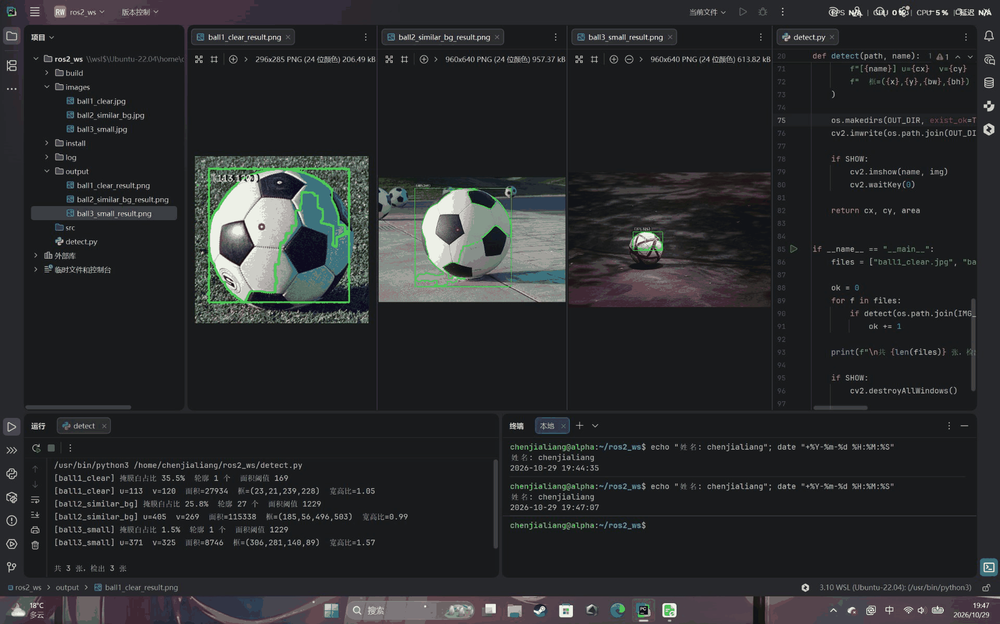
#> input picture 算法组/Week2/chenjialiang/02_结果可视化.png, 1000 x 624 px, shrunk from 1920 x 1199 before the run
$ python detect_image.py --image '../../../../chenjialiang/02_结果可视化.png'
#> lines starting #> are read from the running program, lines starting #| are printed output that depends on the picture; after the words box and inside, x2 and y2 are one past the last pixel; in counts of white or black regions, pixels touching at a corner belong together
### 算法组/Week2/houkehong/src/green_detector/green_detector/detector.py
# -*- coding: utf-8 -*-
"""蓝色目标检测核心模块（纯 OpenCV，不 import rclpy）。

整条链路（任务 1 的算法流程，逐级把上一步输出当作下一步输入）：

    读取 BGR 图像
        -> 转换到 HSV（把“颜色”从和亮度纠缠的 RGB 里解耦出来）
        -> 用 HSV 上下界生成二值 mask（这一步的输出是一张只有 0/255 的单通道图）
        -> 形态学开/闭运算（清掉 mask 上的孤立噪点、补上目标内部的小洞）
        -> 提取外轮廓（mask 的边界 -> 一串点坐标）
        -> 按面积阈值筛选（丢掉明显是噪声的候选）
        -> 对选中的轮廓求中心点 (u, v)

任务 1 的脚本、任务 2 的对比脚本、任务 3 的 ROS2 发布节点都 import 本模块，
保证「脚本里打印的坐标」和「话题里发布的坐标」是同一套逻辑，不是两套代码。
"""

from __future__ import annotations

import os
from dataclasses import dataclass, field
from datetime import datetime
from typing import List, Optional, Sequence, Tuple

import cv2
import numpy as np

# ---------------------------------------------------------------------------
# 默认参数（README 里记录的“统一验收规则”就是这几个值）
# ---------------------------------------------------------------------------
DEFAULT_HSV_LOWER: Tuple[int, int, int] = (95, 120, 60)
DEFAULT_HSV_UPPER: Tuple[int, int, int] = (130, 255, 255)
DEFAULT_MIN_AREA: float = 500.0      # 像素平方
DEFAULT_MORPH_KERNEL: int = 5        # 5x5 椭圆核

# OpenCV 里 H 的取值范围是 0~179（不是 0~360），S/V 是 0~255。
# 蓝色大致落在 H≈90~130：深蓝偏 105~115，天蓝/青蓝偏 95~105。
# S 下界取 120 而不是 60，是为了把「蓝天」（S≈90~100，饱和度低）挡在外面——
# 蓝天是蓝球检测最主要的干扰源，这条阈值就是专门为它调的。


@dataclass
class DetectorConfig:
    """一次检测用到的全部参数。改参数就是改这个对象。"""

    hsv_lower: Tuple[int, int, int] = DEFAULT_HSV_LOWER
    hsv_upper: Tuple[int, int, int] = DEFAULT_HSV_UPPER
    min_area: float = DEFAULT_MIN_AREA
    morph_kernel: int = DEFAULT_MORPH_KERNEL
    use_open: bool = True     # 开运算：先腐蚀后膨胀，去掉小的白色噪点
    use_close: bool = True    # 闭运算：先膨胀后腐蚀，补掉目标内部的黑洞

    def __post_init__(self) -> None:
        self.hsv_lower = tuple(int(v) for v in self.hsv_lower)  # type: ignore[assignment]
        self.hsv_upper = tuple(int(v) for v in self.hsv_upper)  # type: ignore[assignment]
        self.min_area = float(self.min_area)
        if len(self.hsv_lower) != 3 or len(self.hsv_upper) != 3:
            raise ValueError("HSV 上下界必须是 3 个整数 (H, S, V)")

        # 6 个分量都要查 0~255：只查 H 的话，S/V 传 300 会在 np.array(..., uint8)
        # 那一步被静默截断成 44（numpy 1.x 回绕，numpy>=2 直接 OverflowError），
        # 于是 upper 反而小于 lower -> inRange 恒空 -> 永远 detected=false，很难查。
        for name, value in (("H", self.hsv_lower[0]), ("H", self.hsv_upper[0]),
                            ("S", self.hsv_lower[1]), ("S", self.hsv_upper[1]),
                            ("V", self.hsv_lower[2]), ("V", self.hsv_upper[2])):
            if not (0 <= value <= 255):
                raise ValueError("%s 分量必须在 0~255 之间，收到 %d" % (name, value))
        if self.hsv_upper[0] > 179:
            raise ValueError("H 上界必须在 0~179 之间（OpenCV 的 H 是 8 位存储）")

        for lo, hi in zip(self.hsv_lower, self.hsv_upper):
            if lo > hi:
                raise ValueError(
                    "HSV 下界不能大于上界：lower=%s upper=%s"
                    % (self.hsv_lower, self.hsv_upper)
                )
        if self.min_area < 0:
            raise ValueError("min_area 不能是负数")

        # 形态学核尺寸归一化：偶数核在 OpenCV 里锚点有半像素偏移，太小的核等于没做。
        k = int(self.morph_kernel)
        if k < 3:
            k = 0            # 等价于关闭形态学（build_mask 里 morph_kernel >= 3 才生效）
        elif k % 2 == 0:
            k += 1           # 2/4/6 -> 3/5/7
        self.morph_kernel = k

    def describe(self) -> str:
        morph = []
        if self.use_open:
            morph.append("open")
        if self.use_close:
            morph.append("close")
        if self.morph_kernel < 3:
            morph_s = "none(k<3,off)"
        else:
            morph_s = "+".join(morph) if morph else "none"
        return (
            "HSV lower=%s upper=%s min_area=%.1f morph=%s(k=%d)"
            % (self.hsv_lower, self.hsv_upper, self.min_area, morph_s, self.morph_kernel)
        )


@dataclass
class Detection:
    """一帧图像的检测结果。detected=False 时 u/v/area 固定为 0，不允许输出未初始化坐标。"""

    detected: bool
    u: float = 0.0
    v: float = 0.0
    area: float = 0.0
    center_method: str = "none"        # moments / bbox / none
    contour: Optional[np.ndarray] = None
    bbox: Tuple[int, int, int, int] = (0, 0, 0, 0)   # x, y, w, h
    candidates: List[float] = field(default_factory=list)  # 通过面积筛选的候选面积（降序）
    mask: Optional[np.ndarray] = None

    @property
    def center_int(self) -> Tuple[int, int]:
        """画图用的整数坐标。"""
        return int(round(self.u)), int(round(self.v))


def build_mask(image_bgr: np.ndarray, cfg: DetectorConfig) -> np.ndarray:
    """BGR -> HSV -> 阈值 -> 形态学，返回单通道 0/255 的 mask。"""
    hsv = cv2.cvtColor(image_bgr, cv2.COLOR_BGR2HSV)
    mask = cv2.inRange(hsv, np.array(cfg.hsv_lower, dtype=np.uint8),
                       np.array(cfg.hsv_upper, dtype=np.uint8))

    if cfg.morph_kernel >= 3 and (cfg.use_open or cfg.use_close):
        k = cfg.morph_kernel
        kernel = cv2.getStructuringElement(cv2.MORPH_ELLIPSE, (k, k))
        if cfg.use_open:
            mask = cv2.morphologyEx(mask, cv2.MORPH_OPEN, kernel)
        if cfg.use_close:
            mask = cv2.morphologyEx(mask, cv2.MORPH_CLOSE, kernel)
    return mask


def detect(image_bgr: np.ndarray, cfg: Optional[DetectorConfig] = None) -> Detection:
    """在一张 BGR 图像上找蓝色目标，返回中心点 (u, v) 与面积。

    多个候选择优规则：**面积最大者胜**（面积相同则保留 findContours 返回顺序靠前的）。
    理由：本周目标只有一个，面积越大越可能是真目标而不是反光点/背景碎片。
    """
    if cfg is None:
        cfg = DetectorConfig()
    if image_bgr is None or image_bgr.size == 0:
        raise ValueError("输入图像为空，检查图片路径是否读到了文件")

    mask = build_mask(image_bgr, cfg)

    # OpenCV 4 的 findContours 返回 (contours, hierarchy) 两个值；
    # RETR_EXTERNAL 只取最外层轮廓，CHAIN_APPROX_SIMPLE 只存拐点，省内存。
    contours, _ = cv2.findContours(mask, cv2.RETR_EXTERNAL, cv2.CHAIN_APPROX_SIMPLE)

    accepted: List[Tuple[float, np.ndarray]] = []
    for c in contours:
        area = float(cv2.contourArea(c))
        if area >= cfg.min_area:      # 面积阈值：小于它的当噪声丢掉
            accepted.append((area, c))
    accepted.sort(key=lambda item: item[0], reverse=True)

    det = Detection(detected=False, mask=mask,
                    candidates=[a for a, _ in accepted])

    if not accepted:
        # 没有候选：明确返回“未检测到”，u/v/area 保持 0，绝不返回未初始化坐标
        return det

    area, contour = accepted[0]

    # 中心点用轮廓矩：m00 = 轮廓面积，m10/m00 = 重心的 u，m01/m00 = 重心的 v
    m = cv2.moments(contour)
    if m["m00"] > 1e-6:
        u = float(m["m10"] / m["m00"])
        v = float(m["m01"] / m["m00"])
        method = "moments"
    else:
        # 退化情况（面积 0 或轮廓是单点/直线）：退回外接矩形中心
        x, y, w, h = cv2.boundingRect(contour)
        u = float(x + w / 2.0)
        v = float(y + h / 2.0)
        method = "bbox"

    det.detected = True
    det.u, det.v, det.area = u, v, area
    det.center_method = method
    det.contour = contour
    det.bbox = tuple(int(v_) for v_ in cv2.boundingRect(contour))  # type: ignore[assignment]
    return det


def annotate(image_bgr: np.ndarray, det: Detection,
             cfg: Optional[DetectorConfig] = None) -> np.ndarray:
    """把轮廓 / 外接矩形 / 中心点 / 坐标文字画回原图。

    注意：cv2.putText 只支持 ASCII，所以图上的文字用英文，避免出现一堆问号。
    """
    out = image_bgr.copy()

    if det.detected and det.contour is not None:
        # 2) 选中的目标：粗轮廓（画成绿色，只是为了和蓝球本身区分开）
        cv2.drawContours(out, [det.contour], -1, (0, 255, 0), 2)

        # 3) 外接矩形：品红色，便于对比“矩形中心”和“重心”是否一致
        x, y, w, h = det.bbox
        cv2.rectangle(out, (x, y), (x + w, y + h), (255, 0, 255), 1)

        # 4) 中心点：红色实心圆 + 十字准星
        cu, cv_ = det.center_int
        cv2.circle(out, (cu, cv_), 5, (0, 0, 255), -1)
        cv2.line(out, (cu - 14, cv_), (cu + 14, cv_), (0, 0, 255), 1)
        cv2.line(out, (cu, cv_ - 14), (cu, cv_ + 14), (0, 0, 255), 1)

        lines = [
            ("detected=True", (0, 255, 0)),
            ("u=%d, v=%d" % (cu, cv_), (0, 0, 255)),
            ("area=%.0f px^2" % det.area, (0, 255, 255)),
            ("center=%s" % det.center_method, (255, 255, 255)),
            ("cands=%d (picked largest)" % len(det.candidates), (255, 255, 255)),
        ]
    else:
        # 5) 没检测到：画面中央给一个明确的红字提示
        text = "NO TARGET DETECTED"
        (tw, th), _ = cv2.getTextSize(text, cv2.FONT_HERSHEY_SIMPLEX, 1.0, 2)
        ox = max(10, (out.shape[1] - tw) // 2)
        oy = max(40, out.shape[0] // 2)
        cv2.putText(out, text, (ox, oy), cv2.FONT_HERSHEY_SIMPLEX, 1.0, (0, 0, 255), 2)
        lines = [
            ("detected=False", (0, 0, 255)),
            ("u=0, v=0 (default)", (255, 255, 255)),
            ("area=0", (255, 255, 255)),
        ]

    if cfg is not None:
        lines.append(("min_area=%.0f" % cfg.min_area, (200, 200, 200)))
        lines.append(("H %d-%d S %d-%d V %d-%d"
                      % (cfg.hsv_lower[0], cfg.hsv_upper[0],
                         cfg.hsv_lower[1], cfg.hsv_upper[1],
                         cfg.hsv_lower[2], cfg.hsv_upper[2]), (200, 200, 200)))

    # 6) 左上角半透明信息面板
    pad, lh = 8, 22
    box_w = 300
    box_h = pad * 2 + lh * len(lines)
    overlay = out.copy()
    cv2.rectangle(overlay, (0, 0), (box_w, box_h), (0, 0, 0), -1)
    out = cv2.addWeighted(overlay, 0.55, out, 0.45, 0)
    for i, (text, color) in enumerate(lines):
        cv2.putText(out, text, (pad, pad + lh * (i + 1) - 6),
                    cv2.FONT_HERSHEY_SIMPLEX, 0.55, color, 1, cv2.LINE_AA)
    return out


def mask_to_bgr(mask: np.ndarray) -> np.ndarray:
    """把单通道 mask 转成三通道，方便和彩色图拼在一起保存。"""
    return cv2.cvtColor(mask, cv2.COLOR_GRAY2BGR)


# ---------------------------------------------------------------------------
# 小工具：读写带中文路径的文件、终端抬头
# ---------------------------------------------------------------------------
def imread_unicode(path: str) -> Optional[np.ndarray]:
    """cv2.imread 在 Windows 上遇到中文路径会返回 None，用 imdecode 兜一层。"""
    if not os.path.isfile(path):
        return None
    data = np.fromfile(path, dtype=np.uint8)
    if data.size == 0:
        return None
    return cv2.imdecode(data, cv2.IMREAD_COLOR)


def imwrite_unicode(path: str, image: np.ndarray) -> bool:
    """同样地，cv2.imwrite 写不了中文路径，改用 imencode + tofile。"""
    ext = os.path.splitext(path)[1] or ".png"
    ok, buf = cv2.imencode(ext, image)
    if not ok:
        return False
    folder = os.path.dirname(os.path.abspath(path))
    if folder:
        os.makedirs(folder, exist_ok=True)
    buf.tofile(path)
    return True


def print_banner(name: str, title: str) -> None:
    """终端抬头：姓名 + 实时时间戳（防抄袭要求，截图时能一起被截进去）。"""
    print("=" * 62)
    print("姓名: %s" % name)
    print("时间: %s" % datetime.now().strftime("%Y-%m-%d %H:%M:%S"))
    print("任务: %s" % title)
    print("=" * 62)


def format_result(det: Detection) -> str:
    """统一的结果行格式，脚本和 README 里都用这一行。"""
    if not det.detected:
        return "未检测到目标（detected=false），u/v/area 使用默认值 0"
    return ("detected=true  (u, v)=(%.1f, %.1f)  area=%.1f px^2  方法=%s"
            % (det.u, det.v, det.area, det.center_method))

### 算法组/Week2/houkehong/src/green_detector/green_detector/cli_args.py
# -*- coding: utf-8 -*-
"""命令行参数助手：让 3 个脚本共用同一套 HSV / 面积 / 形态学开关。"""

from __future__ import annotations

import argparse

from .detector import (DEFAULT_HSV_LOWER, DEFAULT_HSV_UPPER,
                       DEFAULT_MIN_AREA, DEFAULT_MORPH_KERNEL, DetectorConfig)


def add_detector_args(parser: argparse.ArgumentParser) -> argparse.ArgumentParser:
    parser.add_argument("--hsv-lower", nargs=3, type=int, default=list(DEFAULT_HSV_LOWER),
                        metavar=("H", "S", "V"), help="HSV 下界，默认 95 120 60")
    parser.add_argument("--hsv-upper", nargs=3, type=int, default=list(DEFAULT_HSV_UPPER),
                        metavar=("H", "S", "V"), help="HSV 上界，默认 130 255 255")
    parser.add_argument("--min-area", type=float, default=DEFAULT_MIN_AREA,
                        help="最小轮廓面积（像素平方），默认 500")
    parser.add_argument("--kernel", type=int, default=DEFAULT_MORPH_KERNEL,
                        help="形态学核尺寸（奇数），默认 5")
    parser.add_argument("--no-open", action="store_true", help="关闭开运算")
    parser.add_argument("--no-close", action="store_true", help="关闭闭运算")
    parser.add_argument("--no-morph", action="store_true", help="等价于同时关闭开运算和闭运算")
    return parser


def config_from_args(args: argparse.Namespace) -> DetectorConfig:
    use_open = not (args.no_open or args.no_morph)
    use_close = not (args.no_close or args.no_morph)
    return DetectorConfig(
        hsv_lower=tuple(args.hsv_lower),
        hsv_upper=tuple(args.hsv_upper),
        min_area=args.min_area,
        morph_kernel=args.kernel,
        use_open=use_open,
        use_close=use_close,
    )

### 算法组/Week2/houkehong/src/green_detector/green_detector/detect_image.py
#!/usr/bin/env python3
# -*- coding: utf-8 -*-
"""任务 1 + 任务 2：单张图片的蓝色目标检测与结果可视化。

用法（不需要 ROS2，直接用系统 python3 跑）：

    # 默认输出 02_结果可视化.png
    python3 src/green_detector/green_detector/detect_image.py \
        --image src/green_detector/test_images/blue_01.png

    # 换成宽阈值 + 小面积，看结果怎么变
    python3 .../detect_image.py --image ... --hsv-lower 30 40 40 --hsv-upper 100 255 255 --min-area 200
"""

from __future__ import annotations

import argparse
import os
import sys
import time

# 允许在没装包的情况下直接 python3 本文件运行
if __package__ in (None, ""):
    sys.path.insert(0, os.path.dirname(os.path.dirname(os.path.abspath(__file__))))
    from green_detector.cli_args import add_detector_args, config_from_args
    from green_detector.detector import (annotate, detect, format_result,
                                         imread_unicode, imwrite_unicode,
                                         mask_to_bgr, print_banner)
else:
    from .cli_args import add_detector_args, config_from_args
    from .detector import (annotate, detect, format_result, imread_unicode,
                           imwrite_unicode, mask_to_bgr, print_banner)


def parse_args(argv=None) -> argparse.Namespace:
    p = argparse.ArgumentParser(description="HSV 颜色分割 + 轮廓筛选 + 中心点检测")
    p.add_argument("--image", required=True, help="输入图片路径")
    p.add_argument("--output", default="02_结果可视化.png", help="标注结果保存路径")
    p.add_argument("--mask-output", default="", help="mask 保存路径（可选）")
    p.add_argument("--name", default="houkehong", help="终端抬头打印的姓名拼音")
    add_detector_args(p)
    return p.parse_args(argv)


def main(argv=None) -> int:
    args = parse_args(argv)
    cfg = config_from_args(args)

    print_banner(args.name, "任务1/任务2 · HSV 颜色分割与中心点检测")

    img = imread_unicode(args.image)
#> in imread_unicode, returned value is the input picture: shape (624, 1000, 3); mean B, G, R 44.2, 42.7, 41.2
    if img is None:
        print("[ERROR] 读不到图片：%s" % os.path.abspath(args.image))
        print("        检查路径、文件名大小写、扩展名是否是 jpg/png")
        return 2

    h, w = img.shape[:2]
    print("[INFO] 图像: %s" % args.image)
    print("[INFO] 尺寸: %d x %d (宽 x 高), 通道数=%d" % (w, h, img.shape[2]))
#| [INFO] 尺寸: 1000 x 624 (宽 x 高), 通道数=3
    print("[INFO] 参数: %s" % cfg.describe())

    t0 = time.perf_counter()
    det = detect(img, cfg)
#> in build_mask, `mask = cv2.inRange(hsv, np.array(cfg.hsv_lower, dtype=np.uint8), np.ar..`:
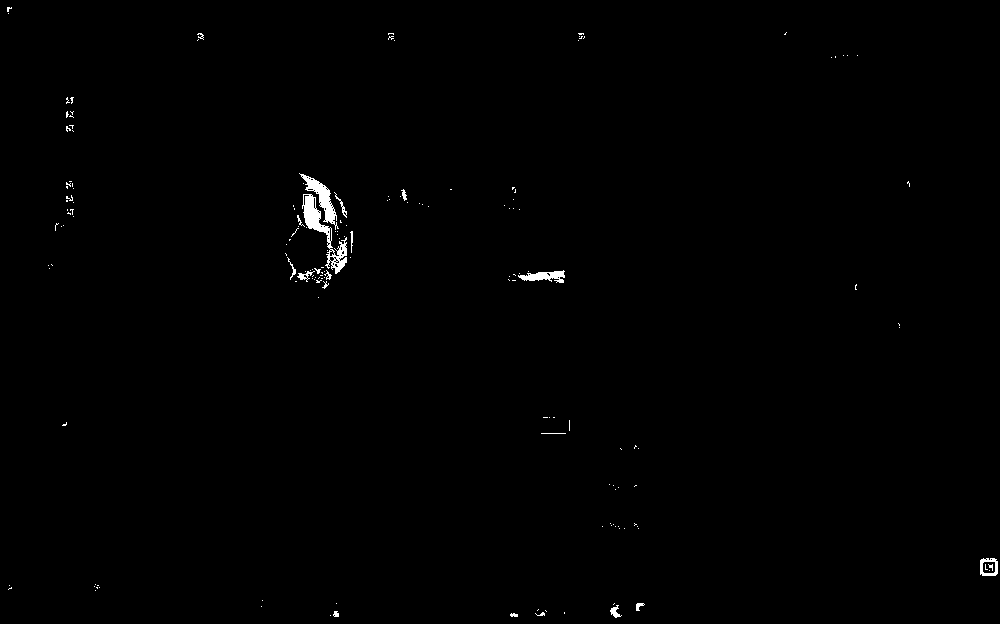
#> mask: shape (624, 1000); 0.5% white; 167 white regions (148 under 20 px), largest, box (x1, y1, x2, y2) and area: (302, 194, 347, 274) 934, (299, 173, 339, 230) 601, (518, 270, 565, 283) 335
#> in build_mask, `mask = cv2.morphologyEx(mask, cv2.MORPH_OPEN, kernel)`:
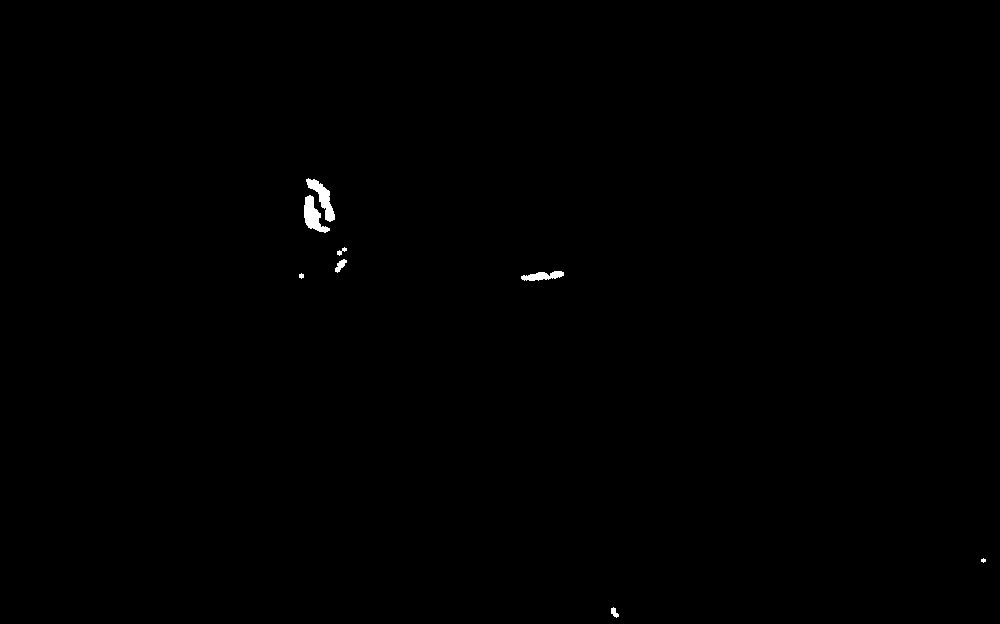
#> mask: shape (624, 1000); 0.23% white; 8 white regions (1 under 20 px), largest, box (x1, y1, x2, y2) and area: (304, 195, 330, 233) 469, (306, 178, 335, 222) 465, (521, 271, 564, 281) 267
#> in detect, `contours, _ = cv2.findContours(mask, cv2.RETR_EXTERNAL, cv2.CHAIN_APPR..`: contours = 7 contours, 2 with area under 20; largest, box (x1, y1, x2, y2) and area: (304, 178, 335, 233) 851, (521, 271, 564, 281) 224, (335, 259, 347, 273) 66, (611, 607, 619, 618) 37, (337, 247, 347, 256) 32
#> (the rest of the program and of its run is left out)
